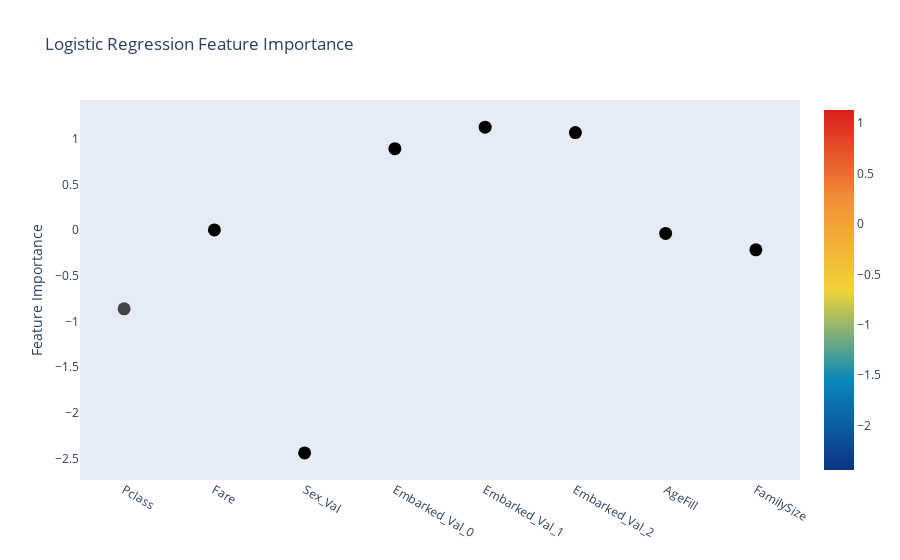

Notebook code cell kept with this figure:
### Code cell
# Scatter plot 
trace = go.Scatter(
    y = clf_lr.coef_[0],
    x = df_final.columns.values,
    mode='markers',
    marker=dict(
        sizemode = 'diameter',
        sizeref = 1,
        size = 13,
        #size= rf.feature_importances_,
        #color = np.random.randn(500), #set color equal to a variable
        color = clf_lr.coef_,
        colorscale='Portland',
        showscale=True
    ),
    text = df_final.columns.values
)
data = [trace]

layout= go.Layout(
    autosize= True,
    title= 'Logistic Regression Feature Importance',
    hovermode= 'closest',
     xaxis= dict(
         ticklen= 5,
         showgrid=False,
        zeroline=False,
        showline=False
     ),
    yaxis=dict(
        title= 'Feature Importance',
        showgrid=False,
        zeroline=False,
        ticklen= 5,
        gridwidth= 2
    ),
    showlegend= False
)
fig = go.Figure(data=data, layout=layout)
py.iplot(fig,filename='scatter2010')

### Figure 1 — Plotly figure (JSON) as saved in the notebook; plotly's stock layout.template omitted (floating-point values rounded to 4 significant figures)
{"data": [{"marker": {"color": [[-0.8607, 0.003847, -2.439, 0.8937, 1.13, 1.07, -0.03505, -0.214]], "colorscale": [[0, "rgb(12,51,131)"], [0.25, "rgb(10,136,186)"], [0.5, "rgb(242,211,56)"], [0.75, "rgb(242,143,56)"], [1, "rgb(217,30,30)"]], "showscale": true, "size": 13, "sizemode": "diameter", "sizeref": 1}, "mode": "markers", "text": ["Pclass", "Fare", "Sex_Val", "Embarked_Val_0", "Embarked_Val_1", "Embarked_Val_2", "AgeFill", "FamilySize"], "type": "scatter", "x": ["Pclass", "Fare", "Sex_Val", "Embarked_Val_0", "Embarked_Val_1", "Embarked_Val_2", "AgeFill", "FamilySize"], "y": [-0.8607, 0.003847, -2.439, 0.8937, 1.13, 1.07, -0.03505, -0.214]}], "layout": {"autosize": true, "hovermode": "closest", "showlegend": false, "title": {"text": "Logistic Regression Feature Importance"}, "xaxis": {"showgrid": false, "showline": false, "ticklen": 5, "zeroline": false}, "yaxis": {"gridwidth": 2, "showgrid": false, "ticklen": 5, "title": {"text": "Feature Importance"}, "zeroline": false}}}
